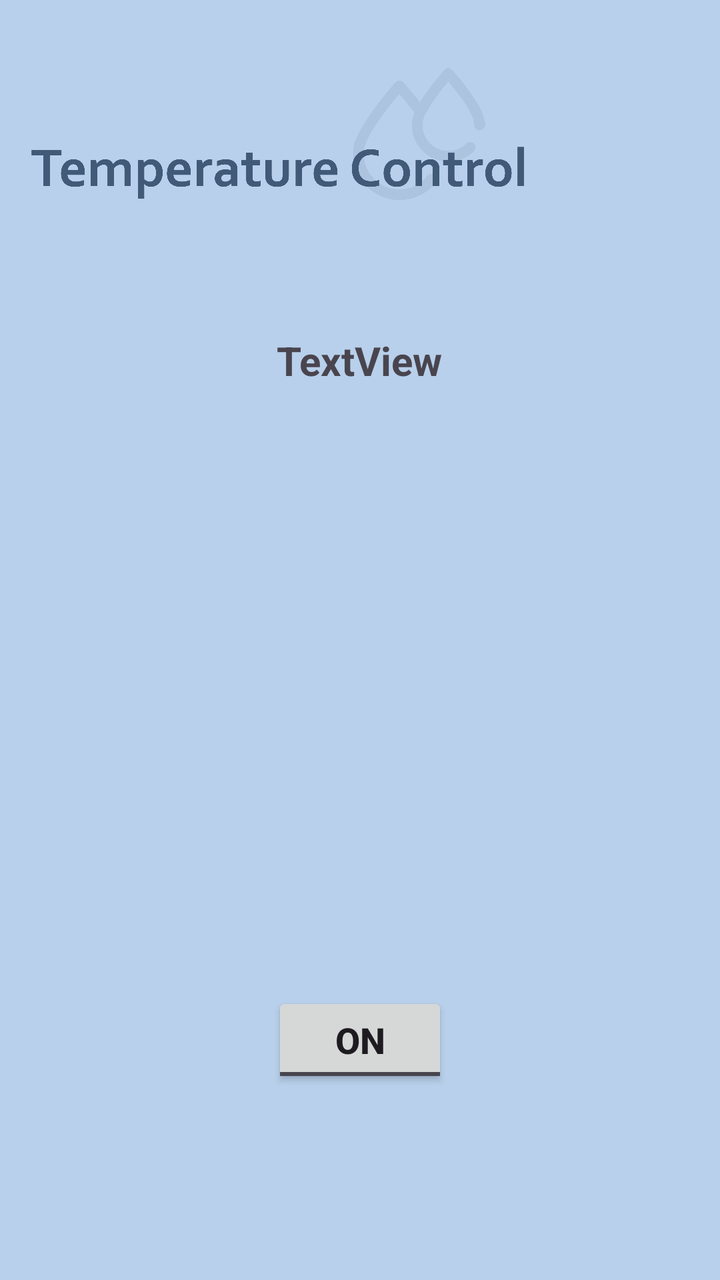
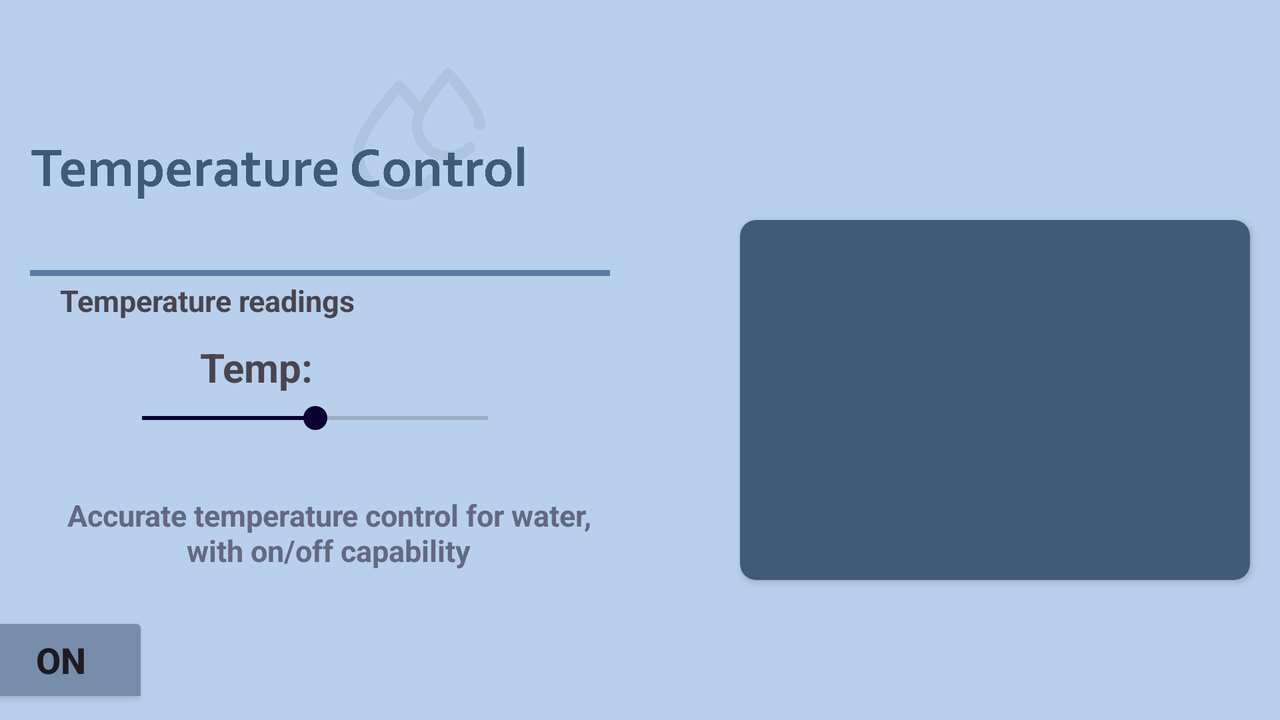

First picture: res/layout/ on a phone held upright. Second picture: the repository's own variant of that layout, on a device whose configuration matches the variant's folder. Source for both follows.
<!-- AndroidManifest.xml: application theme Theme.SmartAqua -->
<!-- res/layout/fragment_smart_aqua_temperature.xml -->
<?xml version="1.0" encoding="utf-8"?>
<FrameLayout xmlns:android="http://schemas.android.com/apk/res/android"
    xmlns:app="http://schemas.android.com/apk/res-auto"
    xmlns:tools="http://schemas.android.com/tools"
    android:layout_width="match_parent"
    android:layout_height="match_parent"
    android:background="@color/columbia_blue"
    tools:context=".SmartAquaTemperature">

    <ImageView
        android:id="@+id/SmartAquaTempTitle"
        android:layout_width="260dp"
        android:layout_height="134dp"
        android:layout_marginStart="10dp"
        android:src="@drawable/temperature_control_title" />

    <ToggleButton
        android:id="@+id/SmartAquaTempToggleButton"
        android:layout_width="wrap_content"
        android:layout_height="wrap_content"
        android:layout_gravity="center"
        android:layout_marginTop="200dp"
        android:checked="false"
        android:padding="10dp"
        android:textSize="18sp"
        android:textStyle="bold"
        android:textOff="@string/tempToggleON"
        android:textOn="@string/tempToggleOFF"
        app:showText="true" />


    <ImageView
        android:id="@+id/SmartAquaTempIcon"
        android:layout_width="270dp"
        android:layout_height="261dp"
        android:layout_centerInParent="true"
        android:layout_gravity="center"
        android:src="@drawable/temperature_stat_icon" />

    <TextView
        android:id="@+id/SmartAquaTempReading"
        android:layout_width="wrap_content"
        android:layout_height="wrap_content"
        android:layout_gravity="center"
        android:layout_marginTop="-140sp"
        android:textSize="20sp"
        android:textStyle="bold"
        android:text="TextView" />


</FrameLayout>
<!-- resources referenced by this layout -->
<resources>
  <color name="columbia_blue">#B8D0EB</color>
  <!-- drawable temperature_control_title: png bitmap (drawable, 67406 bytes) -->
  <string name="tempToggleOFF">OFF</string>
  <string name="tempToggleON">ON</string>
  <style name="Theme.SmartAqua" parent="Base.Theme.SmartAqua" />
  <style name="Base.Theme.SmartAqua" parent="Theme.Material3.DayNight.NoActionBar">
          
          <item name="colorPrimary">@color/turquoise</item> --&gt;
      </style>
  <color name="turquoise">#045C5A</color>
</resources>
<!-- res/layout-land/fragment_smart_aqua_temperature.xml (the repository's variant of the layout above) -->
<!-- drawn on the phone turned sideways -->
<?xml version="1.0" encoding="utf-8"?>
<FrameLayout xmlns:android="http://schemas.android.com/apk/res/android"
    xmlns:app="http://schemas.android.com/apk/res-auto"
    xmlns:tools="http://schemas.android.com/tools"
    android:layout_width="match_parent"
    android:layout_height="match_parent"
    android:background="@color/columbia_blue"
    tools:context=".SmartAquaTemperature"
    tools:ignore="MissingDefaultResource">

    <ImageView
        android:id="@+id/SmartAquaTempTitle"
        android:layout_width="@dimen/title_pic_width"
        android:layout_height="@dimen/title_pic_height"
        android:layout_marginStart="10dp"
        android:src="@drawable/temperature_control_title" />

    <TextView
        android:id="@+id/SmartAquaTempControlDescription"
        android:layout_width="289dp"
        android:layout_height="93dp"
        android:layout_marginStart="20dp"
        android:layout_marginTop="220dp"
        android:gravity="center"
        android:text="@string/tempControlDescription"
        android:textColor="@color/paynes_gray"
        android:textSize="15sp"
        android:textStyle="bold" />

    <ToggleButton
        android:id="@+id/SmartAquaTempToggleButton"
        android:layout_width="wrap_content"
        android:layout_height="wrap_content"
        android:layout_gravity="center"
        android:layout_marginTop="150dp"
        android:layout_marginStart="-290dp"
        android:checked="false"
        android:padding="10dp"
        android:textSize="18sp"
        android:textStyle="bold"
        android:textOff="@string/tempToggleON"
        android:textOn="@string/tempToggleOFF"
        app:showText="true"
        android:backgroundTint="@color/silver_lake_blue"/>

    <androidx.cardview.widget.CardView
        android:layout_width="255dp"
        android:layout_height="180dp"
        android:layout_gravity="start|center_vertical"
        android:layout_centerInParent="true"
        android:layout_marginStart="370dp"
        android:layout_marginTop="20dp"
        app:cardCornerRadius="8dp"
        app:cardBackgroundColor="@color/yinmin_blue">

        <ImageView
            android:id="@+id/SmartAquaTempIcon"
            android:layout_width="180dp"
            android:layout_height="160dp"
            android:layout_centerInParent="true"
            android:layout_gravity="center"
            android:src="@drawable/temperature_stat_icon" />

    </androidx.cardview.widget.CardView>

    <View
        android:layout_width="290dp"
        android:layout_height="3dp"
        android:layout_marginStart="15dp"
        android:layout_marginTop="135dp"
        android:alpha="0.8"
        android:background="@color/lapis_lazuli" />

    <TextView
        android:id="@+id/SmartAquaTempReading"
        android:layout_width="wrap_content"
        android:layout_height="wrap_content"
        android:layout_centerInParent="true"
        android:layout_marginStart="30dp"
        android:layout_marginTop="140dp"
        android:textSize="15sp"
        android:textStyle="bold"
        android:text="@string/tempReadings" />

    <SeekBar
        android:id="@+id/SmartAquaTempSeekBar"
        android:layout_width="205dp"
        android:layout_height="wrap_content"
        android:layout_marginStart="55dp"
        android:layout_marginTop="200dp"
        android:layout_marginEnd="30dp"
        android:max="100"
        android:progress="50"
        android:progressTint="@color/russian_violet"
        android:thumbTint="@color/russian_violet" />

    <TextView
        android:id="@+id/SmartAquaTempReading2"
        android:layout_width="wrap_content"
        android:layout_height="wrap_content"
        android:layout_marginTop="170sp"
        android:layout_marginStart="100dp"
        android:text="@string/tempReadings2"
        android:textSize="20sp"
        android:textStyle="bold" />

    <TextView
        android:id="@+id/SmartAquaTempReading3"
        android:layout_width="wrap_content"
        android:layout_height="wrap_content"
        android:layout_marginStart="170dp"
        android:layout_marginTop="170dp"
        android:textSize="20sp"
        android:textStyle="bold"
        />

</FrameLayout>
<!-- resources referenced by the variant -->
<!-- as the phone turned sideways resolves them -->
<resources>
  <color name="columbia_blue">#B8D0EB</color>
  <color name="lapis_lazuli">#456990</color>
  <color name="paynes_gray">#646881</color>
  <color name="russian_violet">#0B0033</color>
  <color name="silver_lake_blue">#778DA9</color>
  <color name="yinmin_blue">#415A77</color>
  <dimen name="title_pic_height">134dp</dimen>
  <dimen name="title_pic_width">260dp</dimen>
  <!-- drawable temperature_control_title: png bitmap (drawable, 67406 bytes) -->
  <string name="tempControlDescription">Accurate temperature control for water, with on/off capability</string>
  <string name="tempReadings">Temperature readings </string>
  <string name="tempReadings2">Temp: </string>
  <string name="tempToggleOFF">OFF</string>
  <string name="tempToggleON">ON</string>
  <style name="Theme.SmartAqua" parent="Base.Theme.SmartAqua" />
  <style name="Base.Theme.SmartAqua" parent="Theme.Material3.DayNight.NoActionBar">
          
          <item name="colorPrimary">@color/turquoise</item> --&gt;
      </style>
  <color name="turquoise">#045C5A</color>
</resources>
